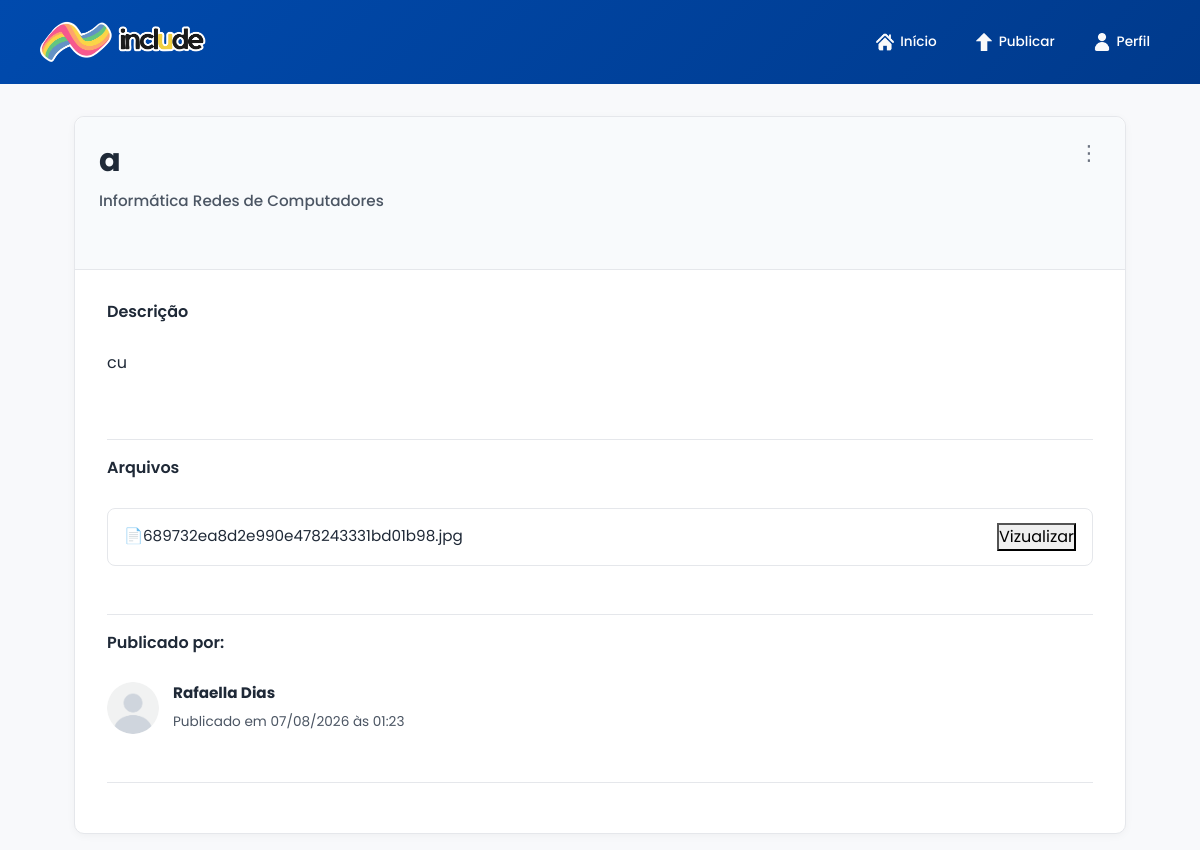
Screenshot of /detalhes/1 (signed in) with the database file from the repository.
### app/models.py (models this page shows, shortened)
class Atividade(db.Model): #Materias
    __tablename__ = 'atividades'
    id_atividade = db.Column(db.Integer, primary_key=True)
    titulo = db.Column(db.String(50), nullable=False)
    subtitulo = db.Column(db.String(100))
    descricao = db.Column(db.String(300), nullable=False)
    conteudo_textual = db.Column(db.Text)
    data_publicacao = db.Column(db.DateTime, default=datetime.utcnow, nullable=False)
    visualizacoes = db.Column(db.Integer, default=0, nullable=False)
    downloads = db.Column(db.Integer, default=0, nullable=False)
    id_usuario = db.Column(db.Integer, db.ForeignKey('usuarios.id_usuario'), nullable=False)
    id_curso =  db.Column(db.Integer, db.ForeignKey('cursos.id_curso'), nullable=False)
    id_materia =  db.Column(db.Integer, db.ForeignKey('materias.id_materia'), nullable=False)
    id_conteudo = db.Column(db.Integer, db.ForeignKey('conteudos.id_conteudo'), nullable=True)#obs no True !!
    arquivos = db.relationship('Arquivo', backref='atividade', cascade='all, delete-orphan' , lazy=True)
    tags = db.relationship('Tag', secondary=atividade_tag, backref='atividades')

class Curso(db.Model):
    __tablename__ = 'cursos'
    id_curso = db.Column(db.Integer, primary_key=True)
    nome = db.Column(db.String(100), nullable=False, unique=True)
    materias = db.relationship('Materia', backref='curso', lazy=True, cascade='all, delete-orphan')
    atividades = db.relationship('Atividade', backref='curso', lazy=True)

class Materia(db.Model):
    __tablename__ = 'materias'
    id_materia = db.Column(db.Integer, primary_key=True)
    nome = db.Column(db.String(100), nullable=False, unique=True)
    id_curso = db.Column(db.Integer, db.ForeignKey('cursos.id_curso'), nullable=False)
    conteudos = db.relationship('Conteudo', backref='materia', lazy=True, cascade='all, delete-orphan')
    atividades = db.relationship('Atividade', backref='materia', lazy=True)

class Arquivo(db.Model):
    __tablename__ = 'arquivos'
    id_arquivo = db.Column(db.Integer, primary_key=True)
    nome = db.Column(db.String(100), nullable=False)
    nome_unico = db.Column(db.String(300), nullable=False)
    tipo = db.Column(db.String(50), nullable=False)
    tamanho = db.Column(db.Integer, nullable=False)
    arquivo_url = db.Column(db.String(255), nullable=False)
    storage_path = db.Column(db.String(255), nullable=False)
    data_upload = db.Column(db.DateTime, default=datetime.utcnow, nullable=False)
    id_atividade = db.Column(db.Integer, db.ForeignKey('atividades.id_atividade'), nullable=False)

class Usuario(UserMixin, db.Model):
    __tablename__ = 'usuarios'
    id_usuario = db.Column(db.Integer, primary_key=True)
    nome_completo = db.Column(db.String(50), nullable=False)
    nome_usuario = db.Column(db.String(50), nullable=False, unique=True)
    email = db.Column(db.String(50), nullable=False, unique=True)
    descricao = db.Column(db.String(200))
    senha = db.Column(db.String(255), nullable=False)
    tipo =  db.Column(db.String(20), default='user', nullable=False)
    public_id = db.Column(db.String(100))
    foto_url = db.Column(db.String(255))
    atividades = db.relationship('Atividade', backref='autor', lazy=True)

### app/routes/activities_routes.py (the view)
@activities_bp.route('/detalhes/<int:id>')
@login_required
def detalhes_atividade(id):
    atividade = Atividade.query.get_or_404(id)
    try:
        activities_service.adicionar_visualizacao(id)
    except Exception as e:
        logging.error(f'Erro ao computar a vizualização da atividade{id}: {e}')
        db.session.rollback()
    return render_template('detalhes.html', atividade=atividade)

### app/__init__.py (called while the page is built)
def create_app(): #implementando o Application Factory
    app = Flask(__name__)
    app.config.from_object(Config) #carregamento das configurações da classe Config
    db.init_app(app) #passando o app como argumento à criação do banco sqlalch.
    login_manager.init_app(app) #passando o app como argumento à criação do login manager
    login_manager.login_view = 'auth.login'
    @login_manager.user_loader
    def user_loader(id):
        from app.models import Usuario
        return Usuario.query.get(int(id))
    cloudinary.config(secure=True)
    app.register_blueprint(main_bp)
    app.register_blueprint(auth_bp)
    app.register_blueprint(user_bp)
    app.register_blueprint(activities_bp)
    app.register_blueprint(admin_bp)
    return (app) #retorno da criação efetiva do app

### app/services/activities_service.py (called while the page is built)
def adicionar_visualizacao(atividade_id):
    db.session.query(Atividade).filter_by(id_atividade=atividade_id).update({
        Atividade.visualizacoes: Atividade.visualizacoes + 1
    })
    db.session.commit()

### app/templates/detalhes.html (shortened to what this page needs)
{% extends "base.html" %}
{% block content %}
    <main class="main-container">
        <div class="material-container">
            <div class="material-header">
                <div class="material-info">
                    <h1>{{ atividade.titulo }}</h1>
                    <span>{{ atividade.curso.nome }}</span>
                    <span>{{ atividade.materia.nome }}</span>
                </div>
                <div class="material-actions">
                    <button class="btn-menu" id="btn-menu">⋮</button>
                </div>
            </div>
            <section class="material-section">
                <h3>Descrição</h3>
                <p>{{ atividade.descricao }}</p>
            </section>
            <section class="material-section">
                <h3>Arquivos</h3>
                {% for arquivo in atividade.arquivos %}
                    <div class="arquivo-card">
                        <div class="arquivo-info">
                            📄{{ arquivo.nome }}
                        </div>
                        <button>Vizualizar</button>
                    </div>
                {% endfor %}
            </section>
            <section class="material-section">
                <h3>Publicado por:</h3>
                <div class="autor-card">
                    {% if atividade.autor.foto_url %}
                        <img src="{{ atividade.autor.foto_url }}" alt="">
                    {% else %}
                        <img src="{{ url_for('static', filename='images/default.png') }}" alt="">
                    {% endif %}
                    <div>
                        <strong>{{ atividade.autor.nome_completo }}</strong>
                        <span>Publicado em {{ atividade.data_publicacao.strftime('%d/%m/%Y às %H:%M') }}</span>
                    </div>
                </div>
            </section>
        </div>
    </main>
{% endblock %}

### app/static/css/base/base.css (style rules this page uses)
* { margin: 0; padding: 0; box-sizing: border-box; font-family: 'Poppins', Arial, Helvetica, sans-serif; }
:root { --azul-principal: #004aad; --azul-escuro: #003a8c; --amarelo-destaque: #f5b700; --amarelo-hover: #d6a400; --vermelho-alerta: #cf0101; --vermelho-hover: #ba0000; --texto-principal: #1f2937; --texto-secundario: #4b5563; --fundo-pagina: #f8f9fb; --navbar-height: 84px; --tag-azul-bg: #E0F2FE; --tag-azul-texto: #0C4A6E; --tag-amarelo-bg: #FEF3C7; --tag-amarelo-texto: #92400E; --tag-verde-bg: #DCFCE7; --tag-verde-texto: #166534; --tag-rosa-bg: #FCE7F3; --tag-rosa-texto: #9D174D; --tag-roxo-bg: #F3E8FF; --tag-roxo-texto: #6B21A8; }
body { background-color: var(--fundo-pagina); color: var(--texto-principal); margin: 0; padding-top: var(--navbar-height); }
.main-container { width: 100%; max-width: 1100px; margin: 16px auto; padding: 0 24px; display: flex; flex-direction: column; gap: 28px; }
.main-container p { max-width: 75ch; line-height: 1.75; color: var(--texto-principal); }
.main-container h1 { font-size: 2.1rem; font-weight: 600; }

### app/static/css/pages/detalhes.css (style rules this page uses)
.material-container { background: white; border: 1px solid #e5e7eb; border-radius: 10px; padding: 32px; box-shadow: 0 2px 8px rgba(0,0,0,.04); }
.material-header { position: relative; padding: 24px; margin: -32px -32px 32px -32px; background: #f8fafc; border-bottom: 1px solid #e5e7eb; border-top-left-radius: 10px; border-top-right-radius: 10px; }
.material-info h1 { font-size: 2rem; font-weight: 700; color: var(--texto-principal); margin-bottom: 10px; padding-right: 50px; }
.material-info span { display: inline-block; margin-bottom: 16px; font-size: 0.95rem; font-weight: 500; color: var(--texto-secundario); }
.material-actions { position: absolute; top: 16px; right: 16px; }
.btn-menu { width: 40px; height: 40px; display: flex; align-items: center; justify-content: center; border: none; border-radius: 50%; background: transparent; font-size: 1.3rem; color: #6b7280; cursor: pointer; transition: .2s ease; }
.material-section { margin-bottom: 18px; padding-bottom: 48px; border-bottom: 1px solid #e5e7eb; }
.material-section h3 { padding-bottom: 12px; margin-bottom: 18px; font-size: 1rem; font-weight: 600; color: var(--texto-principal); }
.material-section p { line-height: 1.5; color: var(--texto-principal); }
.arquivo-card { display: flex; align-items: center; justify-content: space-between; gap: 16px; padding: 14px 16px; background: #fff; border: 1px solid #e5e7eb; border-radius: 8px; transition: .15s ease; }
.arquivo-info { flex: 1; overflow: hidden; text-overflow: ellipsis; white-space: nowrap; font-size: 0.95rem; color: var(--texto-principal); }
.autor-card { display: flex; align-items: center; gap: 14px; }
.autor-card img { width: 52px; height: 52px; object-fit: cover; border-radius: 50%; }
.autor-card strong { display: block; margin-bottom: 4px; font-size: 0.95rem; }
.autor-card span { font-size: 0.85rem; color: var(--texto-secundario); }

### rows the page displays
Atividade: titulo "a", descricao "cu", data_publicacao "07/08/2026 às 01:23"
Curso: curso.nome "Informática"
Materia: materia.nome "Redes de Computadores"
Arquivo: nome "689732ea8d2e990e478243331bd01b98.jpg"
Usuario: autor.nome_completo "Rafaella Dias"
